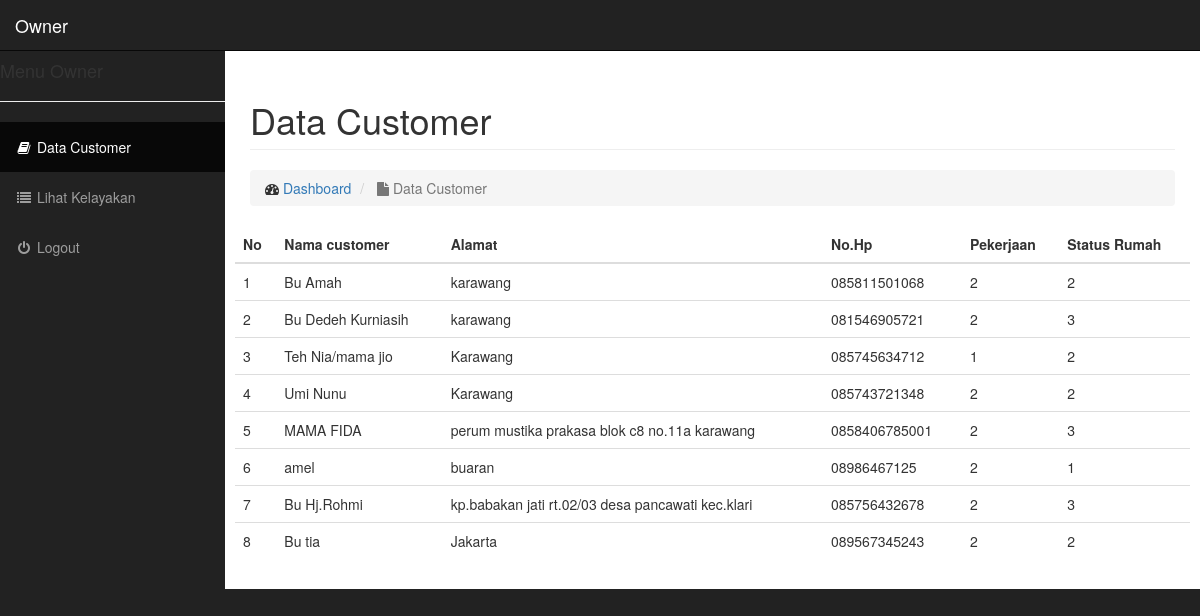
Page /data-owner.php on the committed database.
### tables this page shows
CREATE TABLE `data_customer` (
  `id_customer` int(50) NOT NULL,
  `nama_cust` varchar(50) NOT NULL,
  `alamat` varchar(50) NOT NULL,
  `no_hp` varchar(35) NOT NULL,
  `umur` int(2) NOT NULL,
  `pekerjaan` varchar(20) NOT NULL,
  `penghasilan` int(8) NOT NULL,
  `jml_ang_kel` int(2) NOT NULL,
  `status_rumah` varchar(20) NOT NULL
);

### data-owner.php (the view, shortened to what this page needs)
<!DOCTYPE html>
<html lang="en">
<head>
    <link href="css/bootstrap.min.css" rel="stylesheet">
    <link href="css/sb-admin.css" rel="stylesheet">
    <link href="font-awesome/css/font-awesome.min.css" rel="stylesheet" type="text/css">
</head>
<body>
    <div id="wrapper">
        <nav class="navbar navbar-inverse navbar-fixed-top" role="navigation">
            <div class="navbar-header">
                <a class="navbar-brand" href="index.html">Owner</a>
            </div>
                            <div class="collapse navbar-collapse navbar-ex1-collapse">
                                <ul class="nav navbar-nav side-nav">
                                    <h4>Menu Owner</h4>
                                    <hr>
                                    <li class="active">
                                        <a href="data-customer.php"><i class="fa fa-fw fa-book"></i> Data Customer</a>
                                    </li>
                                    <li>
                                        <a href="lihat-kelayakan.php"><i class="fa fa-fw fa-list"></i> Lihat Kelayakan</a>
                                    </li>
                                    <li>
                                        <a href="logout.php"><i class="fa fa-fw fa-power-off"></i> Logout</a>
                                    </li>
                                </ul>
                            </div>
        </nav>
        <div id="page-wrapper">
            <div class="container-fluid">
                <div class="row">
                    <div class="col-lg-12">
                        <h1 class="page-header">
                            Data Customer
                        </h1>
                        <ol class="breadcrumb">
                            <li>
                                <i class="fa fa-dashboard"></i>  <a href="index.php">Dashboard</a>
                            </li>
                            <li class="active">
                                <i class="fa fa-file"></i> Data Customer
                            </li>
                        </ol>
                    </div>
                    <br><br><br>
                <table id="data_table" class="ui compact selectable striped celled table" cellspacing="0" width="100%">
                    <thead>
                        <tr>
                            <th>No</th>
                            <th>Nama customer</th>
                            <th>Alamat</th>
                            <th>No.Hp</th>
                            <th>Pekerjaan</th>
                            <th>Status Rumah</th>
                        </tr>
                    </thead>
                    <tbody>
                        <?php
                            $query = mysql_query("SELECT * FROM data_customer");
                                    if (mysql_num_rows($query) == 0){
                                        echo '<tr><td colspan="7">Tidak Ada Data yang tersedia</td></tr>';
                                    }
                                    else {
                                        $no = 1;
                                        while ($data = mysql_fetch_array($query)){
                                            echo '<tr>';
                                            echo '<td>'.$no.'</td>';
                                            echo '<td>'.$data['nama_cust'].'</td>';
                                            echo '<td>'.$data['alamat'].'</td>';
                                            echo '<td>'.$data['no_hp'].'</td>';
                                            echo '<td>'.$data['pekerjaan'].'</td>';
                                            echo '<td>'.$data['status_rumah'].'</td>';
                                            echo '</tr>';
                                            $no++;
                                        }
                                    }
                        ?>
                    </tbody>
                </table>
            </div>
        </div>
    </div>
</body>
</html>

### css/sb-admin.css (style rules this page uses)
body { margin-top: 100px; background-color: #222; }
@media (min-width:768px) { body { margin-top: 50px; } }
#wrapper { padding-left: 0; }
#page-wrapper { width: 100%; padding: 0; background-color: #fff; }
@media (min-width:768px) { #wrapper { padding-left: 225px; } }
@media (min-width:768px) { #page-wrapper { padding: 10px; } }
@media (min-width:768px) { .side-nav { position: fixed; top: 51px; left: 225px; width: 225px; margin-left: -225px; border: none; border-radius: 0; overflow-y: auto; background-color: #222; bottom: 0; overflow-x: hidden; padding-bottom: 40px; } }
@media (min-width:768px) { .side-nav>li>a { width: 225px; } }

### rows in the picture
data_customer: nama_cust "Bu Amah", alamat "karawang", no_hp "085811501068", pekerjaan "2", status_rumah "2"
data_customer: nama_cust "Bu Dedeh Kurniasih", alamat "karawang", no_hp "081546905721", pekerjaan "2", status_rumah "3"
data_customer: nama_cust "Teh Nia/mama jio", alamat "Karawang", no_hp "085745634712", pekerjaan "1", status_rumah "2"
data_customer: nama_cust "Umi Nunu", alamat "Karawang", no_hp "085743721348", pekerjaan "2", status_rumah "2"
data_customer: nama_cust "MAMA FIDA", alamat "perum mustika prakasa blok c8 no.11a karawang", no_hp "0858406785001", pekerjaan "2", status_rumah "3"
data_customer: nama_cust "amel", alamat "buaran", no_hp "08986467125", pekerjaan "2", status_rumah "1"
data_customer: nama_cust "Bu Hj.Rohmi", alamat "kp.babakan jati rt.02/03 desa pancawati kec.klari", no_hp "085756432678", pekerjaan "2", status_rumah "3"
data_customer: nama_cust "Bu tia", alamat "Jakarta", no_hp "089567345243", pekerjaan "2", status_rumah "2"
